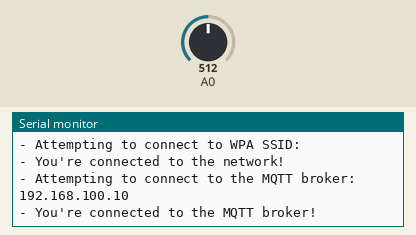
This sketch was run on a simulated Arduino MKR. On the bench: the last lines printed to the serial monitor. The inputs (shaded band) are chosen by the test bench; at power-on: A0 = 512. WiFi joins after 1.5 s; servers stay silent unless stated; no MQTT or app messages arrive unless stated; not simulated (calls return 0 or success): arduino_secrets.h.

Above: at 2.7 s.
2.8 s: A0 set to 716
At 5.8 s:
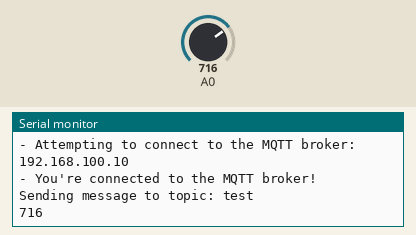
9.7 s: A0 set to 900
At 10.8 s:
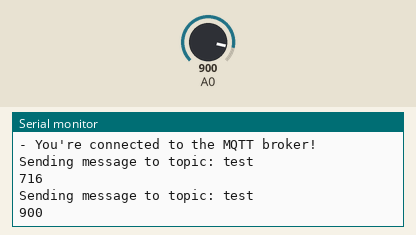

Measured:
- after the input at 2.8 s, the serial monitor: prints a new line after 2.2 s (image 1)
- after the input at 9.7 s, the serial monitor: prints a new line after 0.30 s (image 2)

The sketch:

connect_mqtt.ino
```cpp
#include <ArduinoMqttClient.h>
#include <WiFiNINA.h>
#include "arduino_secrets.h"

// Wi-Fi® information
char ssid[] = SECRET_SSID;
char pass[] = SECRET_PASS;
WiFiClient wifiClient;
MqttClient mqttClient(wifiClient);

// MQTT broker information

const char broker[] = "192.168.100.10";
int        port     = 1883;
const char topic[]  = "test";

// Interval for sending messages (in milliseconds) to the MQTT broker
const long interval = 5000;
unsigned long previousMillis = 0;

// Data to send to the MQTT broker
int count = 0;

void setup() {
  Serial.begin(9600);
  while (!Serial) {
    ; // Wait for serial port to connect, needed for native USB port only
  }

  // Attempt to connect to the defined Wi-Fi® network
  Serial.print("- Attempting to connect to WPA SSID: ");
  Serial.println(ssid);

  while (WiFi.begin(ssid, pass) != WL_CONNECTED) {
    // Connection attempt failed, retry again
    Serial.print(".");
    delay(5000);
  }

  Serial.println("- You're connected to the network!");
  Serial.println();

  // Attempt to connect to the defined Wi-Fi® network
  Serial.print("- Attempting to connect to the MQTT broker: ");
  Serial.println(broker);

  // Connection attempt to the MQTT broker failed
  if (!mqttClient.connect(broker, port)) {
    Serial.println("- MQTT connection failed!");
    Serial.print("- Error code: ");
    Serial.println(mqttClient.connectError());

    while (1);
  }

  Serial.println("- You're connected to the MQTT broker!");
  Serial.println();
}

void loop() {
  // Keep the board connected to the MQTT broker
  mqttClient.poll();

  unsigned long currentMillis = millis();

  if (currentMillis - previousMillis >= interval) {
    // Send the gathered data to an specific topic of the MQTT broker
    previousMillis = currentMillis;

    Serial.print("Sending message to topic: ");
    Serial.println(topic);

    // Detect vibration value
    int vibration_val;
    vibration_val = analogRead(0); // connect to analog pin 0
    Serial.println(vibration_val, DEC);
    mqttClient.beginMessage(topic);
    mqttClient.print(vibration_val);
    mqttClient.endMessage();
    Serial.println();
    delay(1000);
  }
}
```
